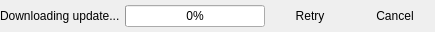
<?xml version="1.0" encoding="UTF-8"?>
<ui version="4.0">
 <class>DownloadProgressWidget</class>
 <widget class="QWidget" name="DownloadProgressWidget">
  <property name="geometry">
   <rect>
    <x>0</x>
    <y>0</y>
    <width>435</width>
    <height>32</height>
   </rect>
  </property>
  <property name="windowTitle">
   <string>Form</string>
  </property>
  <property name="windowIcon">
   <iconset resource="resource.qrc">
    <normaloff>:/icons/icons/update_down_arrow.png</normaloff>:/icons/icons/update_down_arrow.png</iconset>
  </property>
  <layout class="QHBoxLayout" name="horizontalLayout" stretch="0,1,0,0">
   <property name="spacing">
    <number>5</number>
   </property>
   <property name="margin">
    <number>0</number>
   </property>
   <item>
    <widget class="QLabel" name="label">
     <property name="text">
      <string>Downloading update...</string>
     </property>
    </widget>
   </item>
   <item>
    <widget class="QProgressBar" name="progressBar">
     <property name="value">
      <number>0</number>
     </property>
    </widget>
   </item>
   <item>
    <widget class="QPushButton" name="retryButton">
     <property name="text">
      <string>Retry</string>
     </property>
     <property name="icon">
      <iconset resource="resource.qrc">
       <normaloff>:/icons/icons/reload.png</normaloff>:/icons/icons/reload.png</iconset>
     </property>
     <property name="iconSize">
      <size>
       <width>24</width>
       <height>24</height>
      </size>
     </property>
     <property name="flat">
      <bool>true</bool>
     </property>
    </widget>
   </item>
   <item>
    <widget class="QPushButton" name="cancelButton">
     <property name="text">
      <string>Cancel</string>
     </property>
     <property name="icon">
      <iconset resource="resource.qrc">
       <normaloff>:/icons/icons/dialog_close.png</normaloff>:/icons/icons/dialog_close.png</iconset>
     </property>
     <property name="iconSize">
      <size>
       <width>24</width>
       <height>24</height>
      </size>
     </property>
     <property name="flat">
      <bool>true</bool>
     </property>
    </widget>
   </item>
  </layout>
 </widget>
 <resources>
  <include location="resource.qrc"/>
 </resources>
 <connections/>
</ui>
